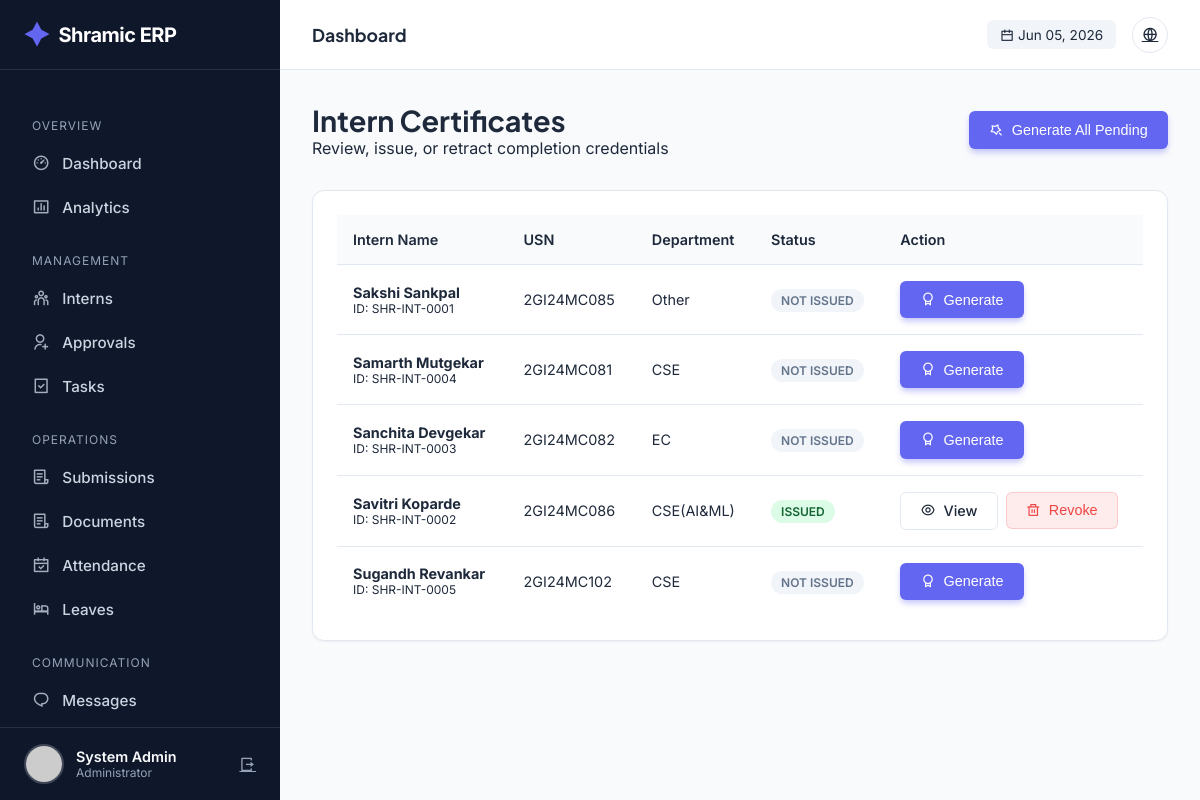
Screenshot of /admin/certificates (signed in) with the database file from the repository.
### tables this page shows
CREATE TABLE users (
            id INTEGER PRIMARY KEY AUTOINCREMENT,
            intern_id TEXT UNIQUE,
            usn TEXT UNIQUE NOT NULL,
            full_name TEXT NOT NULL,
            phone TEXT NOT NULL,
            email TEXT UNIQUE NOT NULL,
            password_hash TEXT NOT NULL,
            role TEXT NOT NULL,
            photo_url TEXT,
            status TEXT DEFAULT 'PENDING',
            is_admin BOOLEAN DEFAULT 0,
            department TEXT,
            join_date DATE,
            emergency_contact TEXT,
            address TEXT,
            last_login TIMESTAMP,
            login_count INTEGER DEFAULT 0,
            created_at TIMESTAMP DEFAULT CURRENT_TIMESTAMP,
            updated_at TIMESTAMP DEFAULT CURRENT_TIMESTAMP
        );

CREATE TABLE certificates (
            id INTEGER PRIMARY KEY AUTOINCREMENT,
            user_id INTEGER,
            certificate_type TEXT NOT NULL,
            issue_date DATE DEFAULT CURRENT_DATE,
            certificate_number TEXT UNIQUE,
            file_url TEXT,
            verification_code TEXT UNIQUE,
            performance_grade TEXT,
            skills_acquired TEXT,
            projects_completed INTEGER,
            created_at TIMESTAMP DEFAULT CURRENT_TIMESTAMP,
            FOREIGN KEY (user_id) REFERENCES users(id)
        );

### app.py (the view)
@app.route('/admin/certificates')
@login_required
@admin_required
def admin_certificates():
    conn = get_db_connection()
    cur = conn.cursor()
    cur.execute("""
        SELECT u.id, u.intern_id, u.full_name, u.role, u.department, u.usn,
               c.id as cert_id, c.certificate_number, c.issue_date
        FROM users u
        LEFT JOIN certificates c ON u.id = c.user_id
        WHERE u.is_admin = 0 AND u.status = 'APPROVED'
        ORDER BY u.full_name ASC
    """)
    interns = cur.fetchall()
    conn.close()
    return render_template('admin/certificates.html', interns=interns)

### app.py (called while the page is built)
@app.before_request
def make_session_permanent():
    session.permanent = True
    app.permanent_session_lifetime = timedelta(days=365)

def get_db_connection():
    conn = sqlite3.connect(DATABASE, timeout=30)
    conn.execute("PRAGMA busy_timeout = 30000")
    conn.row_factory = sqlite3.Row
    return conn

def get_current_datetime():
    return datetime.now(TIMEZONE)

@login_manager.user_loader
def load_user(user_id):
    conn = get_db_connection()
    cur = conn.cursor()
    cur.execute("SELECT * FROM users WHERE id = ?", (user_id,))
    user_data = cur.fetchone()
    conn.close()
    return User(dict(user_data)) if user_data else None

def admin_required(f):
    @wraps(f)
    def decorated_function(*args, **kwargs):
        if not current_user.is_authenticated or not current_user.is_admin:
            flash('Access denied. Admin privileges required.', 'error')
            return redirect(url_for('index'))
        return f(*args, **kwargs)
    return decorated_function

@app.context_processor
def inject_globals():
    unread_count = 0
    if current_user.is_authenticated:
        try:
            conn = get_db_connection()
            cur = conn.cursor()
            cur.execute("""
                SELECT COUNT(*) as count
                FROM notifications
                WHERE user_id = ? AND is_read = 0
            """, (current_user.id,))
            unread_count = cur.fetchone()['count']
            conn.close()
        except:
            pass
    return {
        'now': get_current_datetime(),
        'app_name': 'Shramic ERP',
        'unread_notifications': unread_count
    }

@app.before_request
def before_request():
        pass

### templates/admin/certificates.html (shortened to what this page needs)
{% extends "admin/base.html" %}  {% block content %}
<div
  style="
    display: flex;
    justify-content: space-between;
    align-items: center;
    margin-bottom: 2rem;
  "
>
  <div>
    <h2 style="font-size: 1.8rem; font-weight: 700">Intern Certificates</h2>
    <p style="color: var(--text-secondary)">
      Review, issue, or retract completion credentials
    </p>
  </div>
  <form
    action="{{ url_for('admin_generate_all_certificates') }}"
    method="POST"
    onsubmit="
      return confirm('Generate certificates for all eligible interns?');
    "
  >
    <button class="btn btn-primary">
      <i class="ri-magic-line"></i> Generate All Pending
    </button>
  </form>
</div>
<div class="card">
  <div class="table-container">
    <table>
      <thead>
        <tr>
          <th>Intern Name</th>
          <th>USN</th>
          <th>Department</th>
          <th>Status</th>
          <th>Action</th>
        </tr>
      </thead>
      <tbody>
        {% for intern in interns %}
        <tr>
          <td>
            <div style="font-weight: 700">{{ intern.full_name }}</div>
            <div style="font-size: 0.75rem; color: var(--text-secondary)">
              ID: {{ intern.intern_id }}
            </div>
          </td>
          <td>{{ intern.usn }}</td>
          <td>{{ intern.department }}</td>
          <td>
            {% if intern.cert_id %}
            <span class="badge badge-success">Issued</span>
            {% else %}
            <span class="badge" style="background: #f1f5f9; color: #64748b"
              >Not Issued</span
            >
            {% endif %}
          </td>
          <td>
            {% if intern.cert_id %}
            <div style="display: flex; gap: 8px">
              <a
                href="{{ url_for('admin_view_certificate', cert_id=intern.cert_id) }}"
                class="btn btn-outline btn-sm"
              >
                <i class="ri-eye-line"></i> View
              </a>
              <form
                action="{{ url_for('admin_delete_certificate', cert_id=intern.cert_id) }}"
                method="POST"
                onsubmit="return confirm('REVOKE CERTIFICATE?');"
              >
                <button
                  class="btn btn-sm"
                  style="
                    background: rgba(239, 68, 68, 0.1);
                    color: #ef4444;
                    border: 1px solid rgba(239, 68, 68, 0.2);
                  "
                >
                  <i class="ri-delete-bin-line"></i> Revoke
                </button>
              </form>
            </div>
            {% else %}
            <form
              action="{{ url_for('generate_certificate', user_id=intern.id) }}"
              method="POST"
            >
              <button class="btn btn-primary btn-sm">
                <i class="ri-award-line"></i> Generate
              </button>
            </form>
            {% endif %}
          </td>
        </tr>
        {% endfor %}
      </tbody>
    </table>
  </div>
</div>
{% endblock %}

### templates/admin/base.html (shortened to what this page needs)
<!doctype html>
<html lang="en">
  <head>
    <link
      href="https://cdn.jsdelivr.net/npm/remixicon@4.1.0/fonts/remixicon.css"
      rel="stylesheet"
    />
  </head>
  <body>
    <aside class="sidebar" id="sidebar">
      <a href="/" class="brand">
        <i class="ri-shining-2-fill"></i> Shramic ERP
      </a>
      <ul class="nav-menu">
        <li class="nav-label">Overview</li>
        <li>
          <a
            href="{{ url_for('admin_dashboard') }}"
            class="nav-link {% if request.endpoint == 'admin_dashboard' %}active{% endif %}"
            ><i class="ri-dashboard-3-line"></i> Dashboard</a
          >
        </li>
        <li>
          <a
            href="{{ url_for('admin_analytics') }}"
            class="nav-link {% if request.endpoint == 'admin_analytics' %}active{% endif %}"
            ><i class="ri-bar-chart-box-line"></i> Analytics</a
          >
        </li>
        <li class="nav-label">Management</li>
        <li>
          <a
            href="{{ url_for('admin_interns') }}"
            class="nav-link {% if request.endpoint == 'admin_interns' %}active{% endif %}"
            ><i class="ri-team-line"></i> Interns</a
          >
        </li>
        <li>
          <a
            href="{{ url_for('admin_approvals') }}"
            class="nav-link {% if request.endpoint == 'admin_approvals' %}active{% endif %}"
            ><i class="ri-user-add-line"></i> Approvals</a
          >
        </li>
        <li>
          <a
            href="{{ url_for('admin_tasks') }}"
            class="nav-link {% if request.endpoint == 'admin_tasks' %}active{% endif %}"
            ><i class="ri-task-line"></i> Tasks</a
          >
        </li>
        <li class="nav-label">Operations</li>
        <li>
          <a
            href="{{ url_for('admin_submissions') }}"
            class="nav-link {% if request.endpoint == 'admin_submissions' %}active{% endif %}"
            ><i class="ri-file-list-3-line"></i> Submissions</a
          >
        </li>
        <li>
  <a
    href="{{ url_for('admin_documents') }}"
    class="nav-link {% if request.endpoint == 'admin_documents' %}active{% endif %}"
  >
    <i class="ri-file-list-3-line"></i> Documents
  </a>
</li>
        <li>
          <a
            href="{{ url_for('admin_attendance') }}"
            class="nav-link {% if request.endpoint == 'admin_attendance' %}active{% endif %}"
            ><i class="ri-calendar-check-line"></i> Attendance</a
          >
        </li>
        <li>
          <a
            href="{{ url_for('admin_leaves') }}"
            class="nav-link {% if request.endpoint == 'admin_leaves' %}active{% endif %}"
            ><i class="ri-hotel-bed-line"></i> Leaves</a
          >
        </li>
        <li class="nav-label">Communication</li>
        <li>
          <a
            href="{{ url_for('admin_messages') }}"
            class="nav-link {% if request.endpoint == 'admin_messages' %}active{% endif %}"
            ><i class="ri-chat-1-line"></i> Messages</a
          >
        </li>
        <li>
          <a
            href="{{ url_for('admin_announcements') }}"
            class="nav-link {% if request.endpoint == 'admin_announcements' %}active{% endif %}"
            > Announcements</a
          >
        </li>
      </ul>
      <div class="user-profile">
        <img
          src="{{ url_for('static', filename='uploads/profiles/' + current_user.photo_url) if current_user.photo_url else 'https://ui-avatars.com/api/?name=Admin&background=random' }}"
          class="user-avatar"
          alt="Admin"
        />
        <div style="flex: 1; overflow: hidden">
          <div
            style="
              font-weight: 600;
              font-size: 0.9rem;
              white-space: nowrap;
              text-overflow: ellipsis;
            "
          >
            {{ current_user.full_name }}
          </div>
          <div style="font-size: 0.75rem; color: var(--text-light)">
            Administrator
          </div>
        </div>
        <a
          href="{{ url_for('logout') }}"
          title="Logout"
          style="color: var(--text-light)"
          ><i class="ri-logout-box-r-line"></i
        ></a>
      </div>
    </aside>
    <div class="main-wrapper">
      <header class="top-header">
        <div style="display: flex; align-items: center; gap: 1rem">
          <h2 class="page-title">
            {% block page_title %}Dashboard{% endblock %}
          </h2>
        </div>
        <div class="header-actions">
          <div
            style="
              font-size: 0.85rem;
              color: var(--text-secondary);
              background: #f1f5f9;
              padding: 0.4rem 0.8rem;
              border-radius: 6px;
            "
          >
            <i class="ri-calendar-line"></i> {{ now.strftime('%b %d, %Y') }}
          </div>
          <a href="{{ url_for('index') }}" class="btn-icon" title="View Site"
            ><i class="ri-global-line"></i
          ></a>
        </div>
      </header>
      <div class="content">
         {% block content %}{% endblock %}
      </div>
    </div>
  </body>
</html>

### templates/admin/base.html (style rules this page uses)
:root { --bg-body: #f8fafc; --bg-surface: #ffffff; --bg-sidebar: #0f172a; --primary: #6366f1; --primary-hover: #4f46e5; --secondary: #64748b; --text-main: #1e293b; --text-light: #94a3b8; --text-white: #f8fafc; --success: #10b981; --warning: #f59e0b; --danger: #ef4444; --border: #e2e8f0; --sidebar-width: 280px; --header-height: 70px; --shadow-sm: 0 1px 2px 0 rgb(0 0 0 / 0.05); --shadow-lg: 0 10px 15px -3px rgb(0 0 0 / 0.1), 0 4px 6px -4px rgb(0 0 0 / 0.1); --radius: 12px; }
* { margin: 0; padding: 0; box-sizing: border-box; }
body { font-family: "Inter", sans-serif; background-color: var(--bg-body); color: var(--text-main); display: flex; min-height: 100vh; }
h1, h2, h3, h4, h5 { font-family: "Plus Jakarta Sans", sans-serif; font-weight: 700; }
.sidebar { width: var(--sidebar-width); background: var(--bg-sidebar); color: var(--text-white); position: fixed; height: 100vh; display: flex; flex-direction: column; transition: transform 0.3s ease; z-index: 50; }
.brand { height: var(--header-height); display: flex; align-items: center; padding: 0 1.5rem; border-bottom: 1px solid rgba(255, 255, 255, 0.1); font-size: 1.25rem; font-weight: 700; letter-spacing: -0.5px; color: white; text-decoration: none; }
.brand i { color: var(--primary); margin-right: 10px; font-size: 1.5rem; }
.nav-menu { flex: 1; padding: 1.5rem 1rem; overflow-y: auto; list-style: none; }
.nav-label { font-size: 0.75rem; text-transform: uppercase; letter-spacing: 1px; color: var(--text-light); margin: 1.5rem 0 0.5rem 1rem; }
.nav-link { display: flex; align-items: center; gap: 12px; padding: 0.75rem 1rem; border-radius: 8px; color: #cbd5e1; text-decoration: none; transition: 0.2s; font-weight: 500; font-size: 0.95rem; }
.nav-link i { font-size: 1.1rem; opacity: 0.8; }
.user-profile { padding: 1rem 1.5rem; border-top: 1px solid rgba(255, 255, 255, 0.1); display: flex; align-items: center; gap: 12px; }
.user-avatar { width: 40px; height: 40px; border-radius: 50%; object-fit: cover; border: 2px solid rgba(255, 255, 255, 0.2); }
.main-wrapper { flex: 1; margin-left: var(--sidebar-width); display: flex; flex-direction: column; width: calc(100% - var(--sidebar-width)); }
.top-header { height: var(--header-height); background: var(--bg-surface); border-bottom: 1px solid var(--border); display: flex; align-items: center; justify-content: space-between; padding: 0 2rem; position: sticky; top: 0; z-index: 40; }
.page-title { font-size: 1.1rem; color: var(--text-main); }
.header-actions { display: flex; align-items: center; gap: 1rem; }
.btn-icon { width: 36px; height: 36px; border-radius: 50%; border: 1px solid var(--border); display: flex; align-items: center; justify-content: center; color: var(--text-secondary); cursor: pointer; transition: 0.2s; background: white; }
.content { padding: 2rem; }
.card { background: var(--bg-surface); border: 1px solid var(--border); border-radius: var(--radius); padding: 1.5rem; box-shadow: var(--shadow-sm); position: relative; overflow: hidden; }
.btn { display: inline-flex; align-items: center; gap: 8px; padding: 0.6rem 1.2rem; border-radius: 6px; font-size: 0.9rem; font-weight: 500; text-decoration: none; cursor: pointer; transition: 0.2s; border: 1px solid transparent; }
.btn-primary { background: var(--primary); color: white; box-shadow: 0 4px 6px -1px rgba(99, 102, 241, 0.4); }
.btn-outline { background: white; border-color: var(--border); color: var(--text-main); }
.table-container { overflow-x: auto; }
table { width: 100%; border-collapse: collapse; font-size: 0.9rem; }
th { text-align: left; padding: 1rem; background: #f8fafc; color: var(--text-secondary); font-weight: 600; border-bottom: 1px solid var(--border); }
td { padding: 1rem; border-bottom: 1px solid var(--border); vertical-align: middle; }
tr:last-child td { border-bottom: none; }
.badge { padding: 4px 10px; border-radius: 20px; font-size: 0.75rem; font-weight: 600; text-transform: uppercase; }
.badge-success { background: #dcfce7; color: #166534; }

### rows the page displays
users: full_name "System Admin"
users: full_name "Sakshi Sankpal", intern_id "SHR-INT-0001", usn "2GI24MC085", department "Other", shows "NOT ISSUED"
users: full_name "Samarth Mutgekar", intern_id "SHR-INT-0004", usn "2GI24MC081", department "CSE", shows "NOT ISSUED"
users: full_name "Sanchita Devgekar", intern_id "SHR-INT-0003", usn "2GI24MC082", department "EC", shows "NOT ISSUED"
certificates: full_name "Savitri Koparde", intern_id "SHR-INT-0002", usn "2GI24MC086", department "CSE(AI&ML)", shows "ISSUED"
users: full_name "Sugandh Revankar", intern_id "SHR-INT-0005", usn "2GI24MC102", department "CSE", shows "NOT ISSUED"

### other values shown
{{ now.strftime('%b %d, %Y') }} "Jun 05, 2026"
